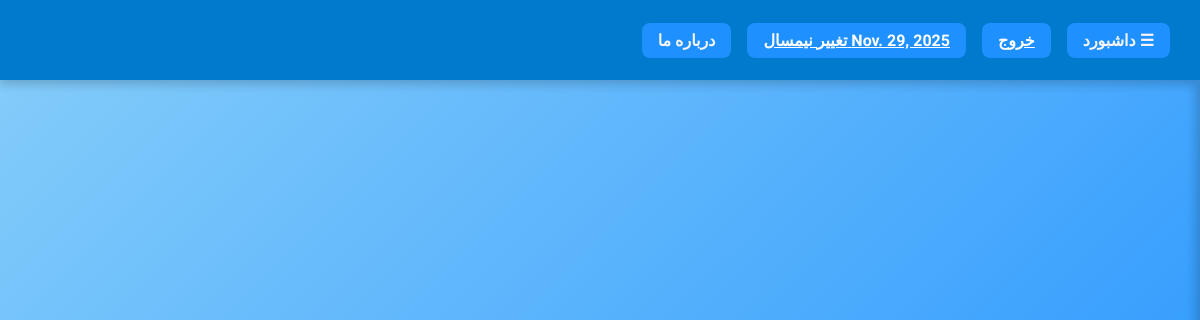
Before: /ticket_module/unresponed_messages with the older database file.
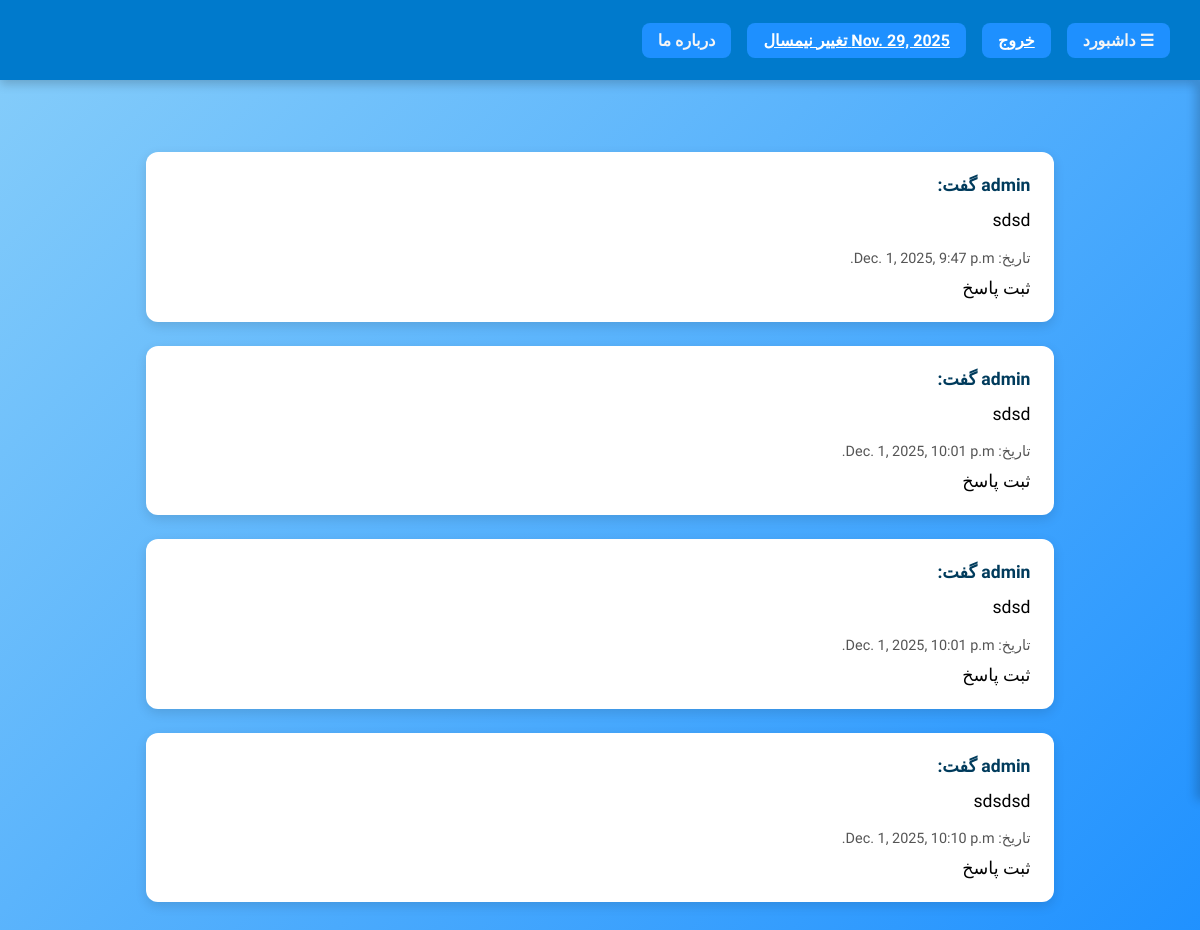
After: the same page with the newer database file.
### ticket_module/models.py (models this page shows)
class Ticket_Message(models.Model):
    text=models.TextField(verbose_name='متن پیام')
    date=models.DateTimeField(auto_now_add=True,verbose_name='زمان ایجاد پیام')
    thumb=models.ImageField(upload_to='ticket_thumbs',validators=[ticket_image_validator],verbose_name='تصویر (اختیاری)',null=True,blank=True)
    class Meta:
        abstract=True

class User_Message(Ticket_Message):
    ticket=models.ForeignKey(Ticket,on_delete=models.CASCADE,null=False,blank=False,related_name='messages',db_index=True,
                             verbose_name='تیکت مربوط به پیام',error_messages={'null':'تیکت مربوطه می بایست مشخص باشد'})

### ticket_module/views.py (the view)
# urls.py: path('unresponed_messages',UnResponded_Messages.as_view(),name='unresponded_messages'),
class UnResponded_Messages(ListView):
    model = User_Message
    context_object_name = 'messages'
    template_name = 'Unresponded_Messages.html'
    paginate_by = 20
    def get_queryset(self):
        has_response=Support_Response.objects.filter(parent_message_id=OuterRef('pk'))
        query=super().get_queryset().select_related('ticket').annotate(
            author=F('ticket__creator__username'),has_response=Exists(has_response)).exclude(has_response=True).values('id','date','author','text')
        return query
    def get_context_data(self, *, object_list=None, **kwargs):
        context=super().get_context_data()
        context['response_form']=Response_Form()
        return context

### polls/templatetags/polls_extra.py (called while the page is built)
@register.filter
def get_current_semester(request):
    sem=request.session.get('semester')
    sem=Semester.objects.get(id=sem).start_date if sem!=None else Current_Semester.objects.first().semester.start_date
    return sem

### ticket_module/templates/Unresponded_Messages.html (shortened to what this page needs)
{% extends 'Base_Layout.html' %}
{% block main_content %}
<section id="messages_container">
    {% for message in messages %}
        <div class="message_card" id="{{ message.id }}">
            <div class="message_author">{{ message.author }} گفت:</div>
            <div>{{ message.text }}</div>
            <div style="margin-top:.6rem; font-size:.9rem; color:#555;">
                تاریخ: {{ message.date }}
            </div>
           <div onclick="attach_form(this.parentElement)">
               ثبت پاسخ
           </div>
        </div>
    {% endfor %}
</section>
{% endblock %}

Changed rows visible on the page:
added User_Message: author "admin", text "sdsd", date "Dec. 1, 2025, 9:47 p.m."
added User_Message: author "admin", text "sdsd", date "Dec. 1, 2025, 10:01 p.m."
added User_Message: author "admin", text "sdsd", date "Dec. 1, 2025, 10:01 p.m."
added User_Message: author "admin", text "sdsdsd", date "Dec. 1, 2025, 10:10 p.m."
